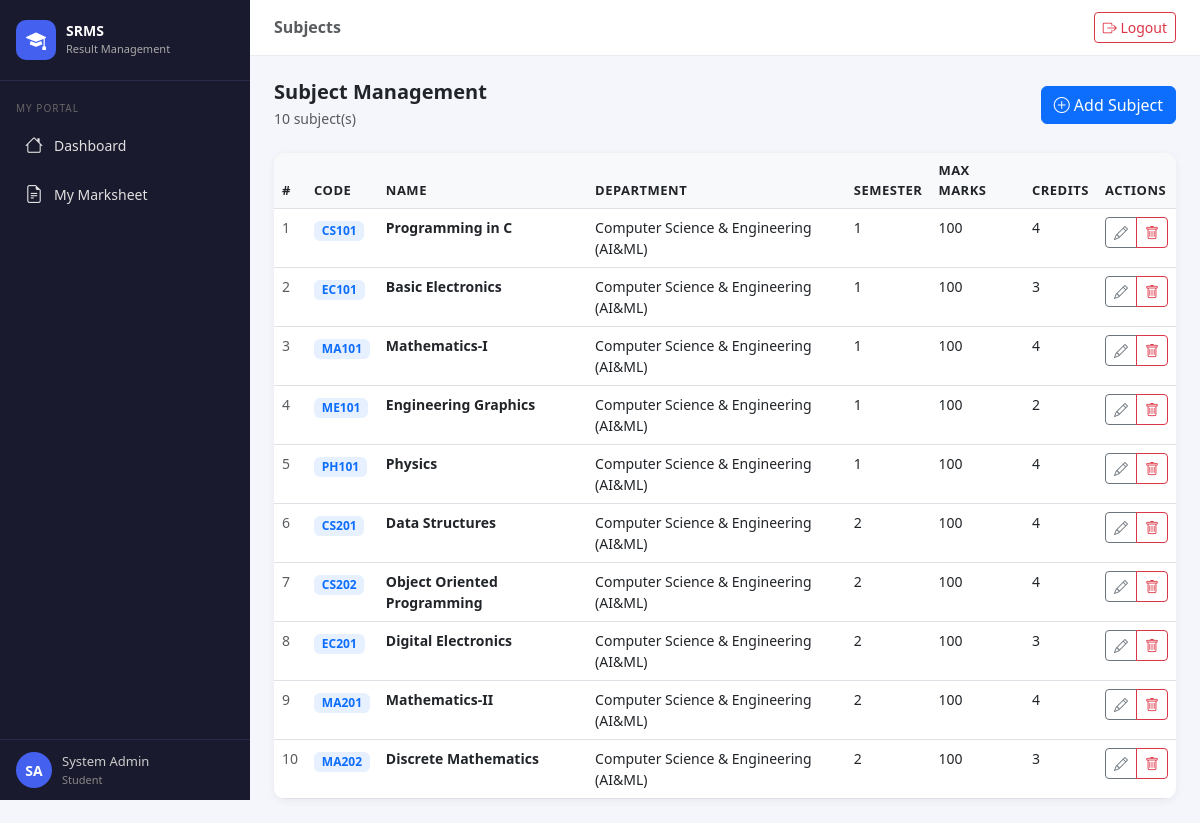
/subjects/ (signed in), run on the app's committed database.
### results/models.py (models this page shows, shortened)
class Subject(models.Model):
    name = models.CharField(max_length=100)
    code = models.CharField(max_length=20)
    department = models.ForeignKey(Department, on_delete=models.CASCADE)
    semester = models.IntegerField()
    max_marks = models.IntegerField(default=100)
    credits = models.IntegerField(default=4)

class Department(models.Model):
    name = models.CharField(max_length=100)
    code = models.CharField(max_length=20)
    def __str__(self):
        return self.name

### results/views.py (the view)
# urls.py: path('subjects/',                  views.subject_list,   name='subject_list'),
@login_required
def subject_list(request):
    if not is_admin(request.user):
        return redirect('dashboard')
    subjects = Subject.objects.select_related('department').order_by('semester', 'code')
    return render(request, 'results/subject_list.html', {'subjects': subjects})

### results/views.py (called while the page is built)
def is_admin(user):
    return user.groups.filter(name='Admin').exists() or user.is_superuser

### results/templates/results/subject_list.html (shortened to what this page needs)
{% extends 'results/base.html' %}
{% block page_title %}Subjects{% endblock %}
{% block content %}
<div class="d-flex justify-content-between align-items-center mb-4">
  <div>
    <h5 class="fw-bold mb-1">Subject Management</h5>
    <p class="text-muted small mb-0">{{ subjects.count }} subject(s)</p>
  </div>
  <a href="{% url 'subject_add' %}" class="btn btn-primary">
    <i class="bi bi-plus-circle me-1"></i>Add Subject
  </a>
</div>
<div class="table-card">
  <div class="table-responsive">
    <table class="table table-hover mb-0">
      <thead>
        <tr>
          <th>#</th>
          <th>Code</th>
          <th>Name</th>
          <th>Department</th>
          <th>Semester</th>
          <th>Max Marks</th>
          <th>Credits</th>
          <th>Actions</th>
        </tr>
      </thead>
      <tbody>
        {% for s in subjects %}
        <tr>
          <td class="text-muted small">{{ forloop.counter }}</td>
          <td><span class="badge bg-primary bg-opacity-10 text-primary fw-semibold">{{ s.code }}</span></td>
          <td class="fw-semibold small">{{ s.name }}</td>
          <td class="small">{{ s.department }}</td>
          <td class="small">{{ s.semester }}</td>
          <td class="small">{{ s.max_marks }}</td>
          <td class="small">{{ s.credits }}</td>
          <td>
            <div class="btn-group btn-group-sm">
              <a href="{% url 'subject_edit' s.pk %}" class="btn btn-outline-secondary" title="Edit"><i class="bi bi-pencil"></i></a>
              <a href="{% url 'subject_delete' s.pk %}" class="btn btn-outline-danger" title="Delete"><i class="bi bi-trash"></i></a>
            </div>
          </td>
        </tr>
        {% empty %}
          <tr><td colspan="8" class="text-center text-muted py-5">No subjects found. <a href="{% url 'subject_add' %}">Add one</a>.</td></tr>
        {% endfor %}
      </tbody>
    </table>
  </div>
</div>
{% endblock %}

### results/templates/results/base.html (shortened to what this page needs)
<!DOCTYPE html>
<html lang="en">
<head>
  <link href="https://cdn.jsdelivr.net/npm/bootstrap@5.3.0/dist/css/bootstrap.min.css" rel="stylesheet"/>
  <link href="https://cdn.jsdelivr.net/npm/bootstrap-icons@1.10.5/font/bootstrap-icons.css" rel="stylesheet"/>
</head>
<body>
{% if user.is_authenticated %}
<div id="sidebar">
  <div class="brand">
    <div class="brand-icon"><i class="bi bi-mortarboard-fill"></i></div>
    <div class="brand-text">SRMS<br><small>Result Management</small></div>
  </div>
  <nav>
    {% if is_admin %}
      <div class="nav-section">Main</div>
      <a href="{% url 'dashboard' %}" class="nav-link {% if request.resolver_match.url_name == 'dashboard' %}active{% endif %}">
        <i class="bi bi-speedometer2"></i><span>Dashboard</span>
      </a>
      <div class="nav-section">Academic</div>
      <a href="{% url 'student_list' %}" class="nav-link {% if 'student' in request.resolver_match.url_name %}active{% endif %}">
        <i class="bi bi-people"></i><span>Students</span>
      </a>
      <a href="{% url 'subject_list' %}" class="nav-link {% if 'subject' in request.resolver_match.url_name %}active{% endif %}">
        <i class="bi bi-book"></i><span>Subjects</span>
      </a>
      <a href="{% url 'result_list' %}" class="nav-link {% if 'result' in request.resolver_match.url_name %}active{% endif %}">
        <i class="bi bi-clipboard-data"></i><span>Results / Marks</span>
      </a>
      <div class="nav-section">Config</div>
      <a href="{% url 'department_list' %}" class="nav-link {% if 'department' in request.resolver_match.url_name %}active{% endif %}">
        <i class="bi bi-building"></i><span>Departments</span>
      </a>
    {% else %}
      <div class="nav-section">My Portal</div>
      <a href="{% url 'dashboard' %}" class="nav-link {% if request.resolver_match.url_name == 'dashboard' %}active{% endif %}">
        <i class="bi bi-house"></i><span>Dashboard</span>
      </a>
      <a href="{% url 'my_marksheet' %}" class="nav-link {% if request.resolver_match.url_name == 'my_marksheet' %}active{% endif %}">
        <i class="bi bi-file-earmark-text"></i><span>My Marksheet</span>
      </a>
    {% endif %}
  </nav>
  <div class="user-info">
    <div class="avatar">{{ user.first_name.0|upper }}{{ user.last_name.0|upper }}</div>
    <div class="user-meta">
      {{ user.get_full_name|truncatechars:16 }}
      <small>{% if is_admin %}Administrator{% else %}Student{% endif %}</small>
    </div>
  </div>
</div>
<div id="main">
  <div class="topbar">
    <h6 class="mb-0 fw-semibold text-muted">{% block page_title %}Dashboard{% endblock %}</h6>
    <a href="{% url 'logout' %}" class="btn btn-sm btn-outline-danger">
      <i class="bi bi-box-arrow-right"></i> Logout
    </a>
  </div>
  <div class="page-content">
    {% block content %}{% endblock %}
  </div>
</div>
{% else %}
{% block auth_content %}{% endblock %}
{% endif %}
</body>
</html>

### results/templates/results/base.html (style rules this page uses)
:root { --primary: #4361ee; --primary-dark: #3a56d4; --sidebar-bg: #1a1a2e; --sidebar-text: #e0e0e0; --sidebar-hover: #4361ee; --card-radius: 12px; }
body { background: #f4f6fb; font-family: 'Segoe UI', sans-serif; }
#sidebar { position: fixed; top: 0; left: 0; height: 100vh; width: 250px; background: var(--sidebar-bg); z-index: 1000; display: flex; flex-direction: column; transition: width .25s; }
#sidebar .brand { padding: 20px 16px; border-bottom: 1px solid #2a2a4a; display: flex; align-items: center; gap: 10px; }
#sidebar .brand-icon { width: 40px; height: 40px; border-radius: 10px; background: var(--primary); display: flex; align-items: center; justify-content: center; font-size: 20px; color: #fff; flex-shrink: 0; }
#sidebar .brand-text { color: #fff; font-weight: 700; font-size: 14px; line-height: 1.2; }
#sidebar .brand-text small { color: #aaa; font-weight: 400; font-size: 11px; }
#sidebar nav { flex: 1; overflow-y: auto; padding: 12px 0; }
#sidebar .nav-section { padding: 8px 16px 4px; font-size: 10px; text-transform: uppercase; letter-spacing: 1px; color: #666; }
#sidebar a.nav-link { display: flex; align-items: center; gap: 10px; padding: 10px 16px; color: var(--sidebar-text); border-radius: 8px; margin: 2px 8px; font-size: 14px; text-decoration: none; transition: all .2s; }
#sidebar a.nav-link i { font-size: 18px; width: 20px; text-align: center; }
#sidebar .user-info { padding: 12px 16px; border-top: 1px solid #2a2a4a; display: flex; align-items: center; gap: 10px; }
#sidebar .avatar { width: 36px; height: 36px; border-radius: 50%; background: var(--primary); display: flex; align-items: center; justify-content: center; color: #fff; font-weight: 700; font-size: 14px; }
#sidebar .user-meta { color: #ccc; font-size: 13px; }
#sidebar .user-meta small { color: #888; font-size: 11px; display: block; }
#main { margin-left: 250px; min-height: 100vh; }
.topbar { background: #fff; padding: 12px 24px; border-bottom: 1px solid #e8ecf0; display: flex; align-items: center; justify-content: space-between; position: sticky; top: 0; z-index: 100; }
.page-content { padding: 24px; }
.table-card { background: #fff; border-radius: var(--card-radius); box-shadow: 0 2px 8px rgba(0,0,0,.06); overflow: hidden; }
.table thead th { background: #f8f9fa; font-weight: 600; font-size: 13px; text-transform: uppercase; letter-spacing: .5px; }

### data on the page
Subject: code "CS101", name "Programming in C", department "Computer Science & Engineering (AI&ML)", semester "1", max_marks "100", credits "4"
Subject: code "EC101", name "Basic Electronics", department "Computer Science & Engineering (AI&ML)", semester "1", max_marks "100", credits "3"
Subject: code "MA101", name "Mathematics-I", department "Computer Science & Engineering (AI&ML)", semester "1", max_marks "100", credits "4"
Subject: code "ME101", name "Engineering Graphics", department "Computer Science & Engineering (AI&ML)", semester "1", max_marks "100", credits "2"
Subject: code "PH101", name "Physics", department "Computer Science & Engineering (AI&ML)", semester "1", max_marks "100", credits "4"
Subject: code "CS201", name "Data Structures", department "Computer Science & Engineering (AI&ML)", semester "2", max_marks "100", credits "4"
Subject: code "CS202", name "Object Oriented Programming", department "Computer Science & Engineering (AI&ML)", semester "2", max_marks "100", credits "4"
Subject: code "EC201", name "Digital Electronics", department "Computer Science & Engineering (AI&ML)", semester "2", max_marks "100", credits "3"
Subject: code "MA201", name "Mathematics-II", department "Computer Science & Engineering (AI&ML)", semester "2", max_marks "100", credits "4"
Subject: code "MA202", name "Discrete Mathematics", department "Computer Science & Engineering (AI&ML)", semester "2", max_marks "100", credits "3"

### other printed values
{{ user.first_name.0|upper }} "S"
{{ user.last_name.0|upper }} "A"
{{ user.get_full_name|truncatechars:16 }} "System Admin"
{{ subjects.count }} "10"
